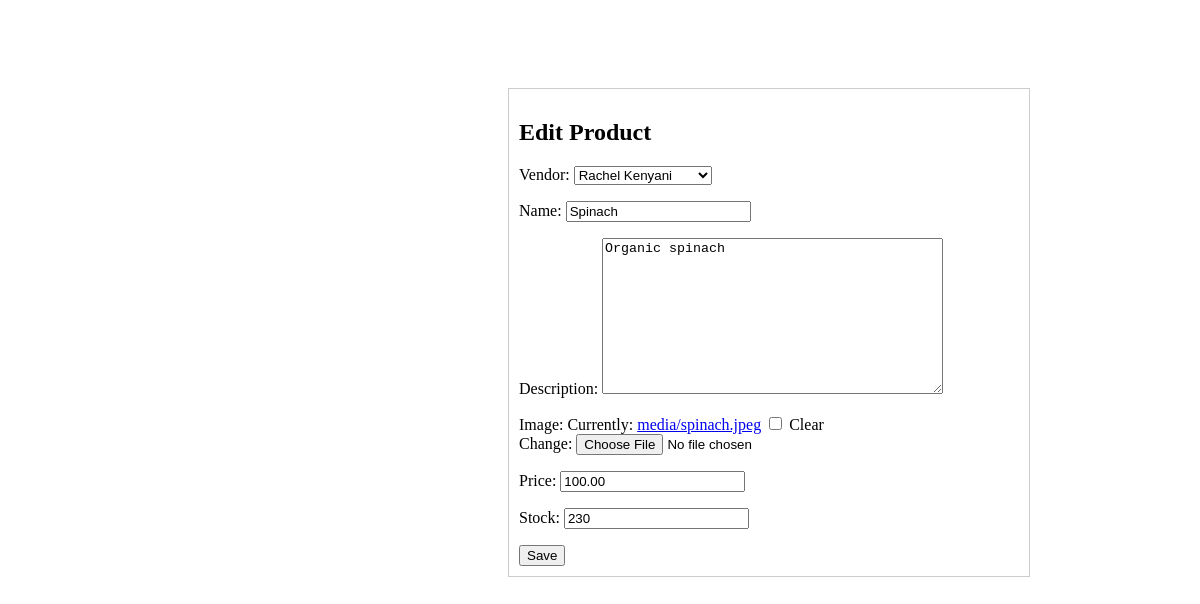
Page /inventory/products/edit/1/ on the committed database.
### inventory/models.py (models this page shows, shortened)
class Product(models.Model):
 vendor = models.ForeignKey(Vendor, on_delete=models.CASCADE,null=True)
 name = models.CharField(max_length=32)
 description = models.TextField()
 image = models.ImageField(upload_to='media',null=True, blank=True)
 price = models.DecimalField(max_digits=10, decimal_places=2)
 stock = models.PositiveIntegerField()
 date_created = models.DateTimeField(auto_now_add=True)
 date_updated=models.DateTimeField(auto_now=True)

### vendors/models.py (models this page shows)
class Vendor(models.Model):
    name = models.CharField(max_length=100)
    email=models.EmailField(max_length=100)
    phoneNumber=models.CharField(max_length=15)
    address = models.CharField(max_length=100)
    def __str__(self):
     return self.name

### inventory/views.py (the view)
# urls.py: path("products/edit/<int:id>/", edit_product, name="edit_product_view")
def edit_product(request, id):
  product= Product.objects.get(id = id)
  if request.method == "POST":
    form= ProductUploadForm(request.POST, instance=product)
    if form.is_valid():
      form.save()
      return redirect("products_detail_view", id= product.id)
  else:
    form= ProductUploadForm(instance = product)
    return render (request, "inventory/edit_product.html", {"form":form})

### inventory/forms.py
class ProductUploadForm(forms.ModelForm):
    class Meta:
        model = Product
        fields = "__all__"

### templates/inventory/edit_product.html (shortened to what this page needs)
<!DOCTYPE html>
<html lang="en">
<head>
</head>
<body>
    <form method="POST", class="edit_form">
        <h2>Edit Product</h2>
        {{form.as_p}}
        <button type="Submit">Save</button>
    </form>
</body>
</html>

### templates/inventory/edit_product.html (style rules this page uses)
body { align-content: center; justify-content: center; }
.edit_form { margin-left: 500px; margin-top: 80px; width: 500px; border: 1px solid #ccc; padding: 10px; }

### rows in the picture
Product: vendor "Rachel Kenyani", description "Organic spinach", price "100.00", stock "230"
Vendor: name "Spinach"
